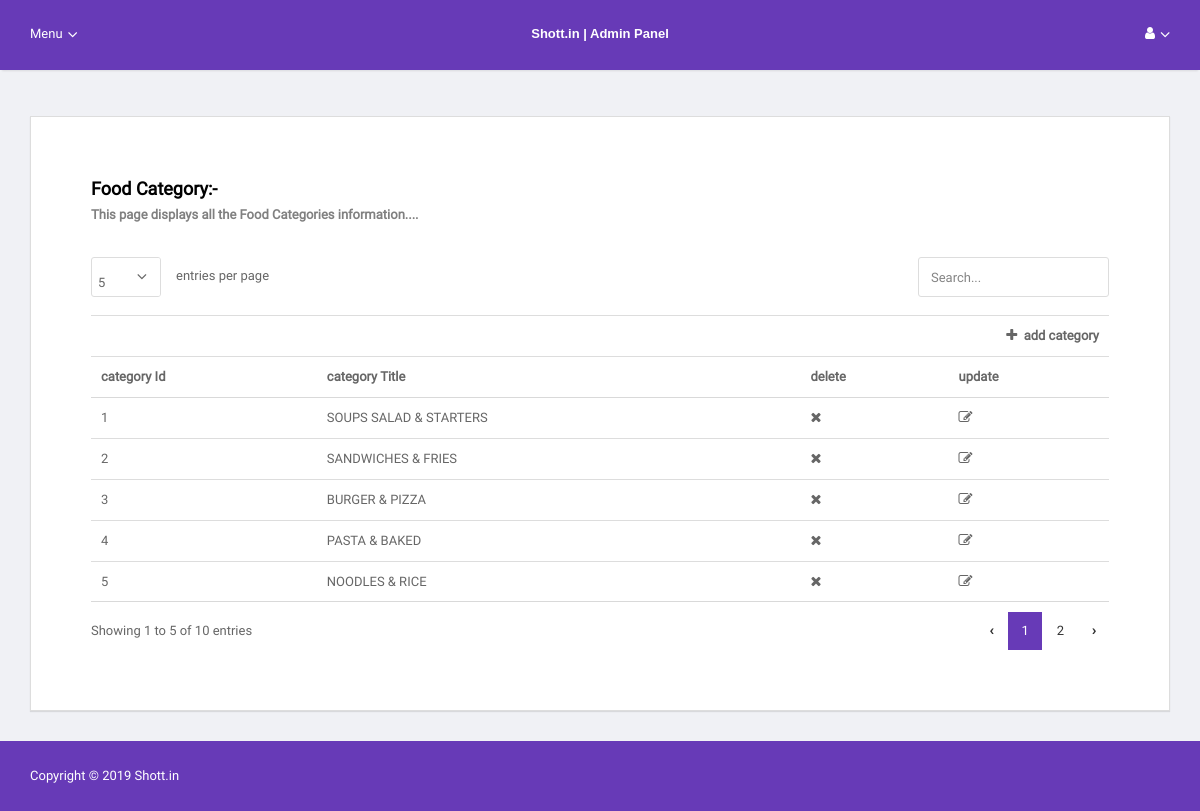
The page /admin/food_category/view_category.php on the database its author committed.
### tables this page shows
CREATE TABLE IF NOT EXISTS `food_category` (
  `category_id` int(255) NOT NULL AUTO_INCREMENT,
  `category_title` varchar(25) NOT NULL,
  PRIMARY KEY (`category_id`)
);

### admin/food_category/view_category.php (the view, shortened to what this page needs)
<?php
include "../include/header.php";
include "../include/menu.php";
include "../include/connection.php";
?>
        <div class="container cf--res">
            <div class="main" id="main" role="main">
                <div class="inner">
                    <div class="row mb-3">
                        <div class="col-md-6">
                        </div>
                    </div>
                    <div class="row">
                        <div class="col-lg-12">
                            <div class="panel mb-0" role="region" aria-label="panel title">
                                <p class="mb-6">
                                   <b> <b> <font size="4" color="black"> Food Category:- </font> </b> </b>
								    <br>
                                   <b> <font size="2" color="grey"> This page displays all the Food Categories information....</font></b>
                                </p>
								<?php
                               $query="SELECT * FROM food_category";
                               $result=mysqli_query($con,$query);
 ?>
  <form type="POST" enctype="multipart/form-data">
 <div align="center">
                                <table class="table" id="table">
                                    <thead>
									 <tr>
                                            <td colspan="4" align="right" >	<a href="category_form.php"> <i class="fa fa-plus"></i>&nbsp; </a><a href="category_form.php"> <b>add category </b></a>
                                            </td>
                                     </tr>
                                     <tr>
									        <th> category Id </th>
                                            <th> category Title </th>
                                            <th> delete</th>
                                            <th> update </th>
									 </tr>
                                    </thead>
                                    <tbody>
									<tr>
<?php
$id=1;
		while($row=mysqli_fetch_array($result))
		{
			?>
<td><?php echo $id++; ?> </td>
<td><?php  echo htmlentities($row[1]); ?></td>
 <td> <a href="delete.php?category_id=<?php echo $row[0];?>">  <i class="fa fa-remove"></i> </a>  </td>
<td> <a href="update.php?category_id=<?php echo $row[0];?>">  <i class="fa fa-edit"></i></a>   </td>
 </tr>
 <?php
 }
 ?>
                                    </tbody>
                                </table>
</div>
</form>
                            </div>
                        </div>
                    </div>
                </div>
            </div>
        </div>
<?php
include "../include/footer.php";
?>

### rows shown on the page
food_category: category_title "SOUPS SALAD & STARTERS"
food_category: category_title "SANDWICHES & FRIES"
food_category: category_title "BURGER & PIZZA"
food_category: category_title "PASTA & BAKED"
food_category: category_title "NOODLES & RICE"
